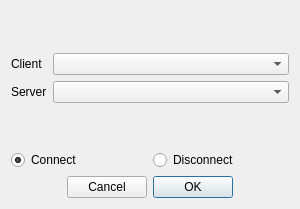
<?xml version="1.0" encoding="UTF-8"?>
<ui version="4.0">
 <class>Dialog</class>
 <widget class="QDialog" name="Dialog">
  <property name="geometry">
   <rect>
    <x>0</x>
    <y>0</y>
    <width>300</width>
    <height>209</height>
   </rect>
  </property>
  <property name="windowTitle">
   <string>Manage Flows</string>
  </property>
  <layout class="QGridLayout" name="gridLayout">
   <item row="0" column="0">
    <layout class="QVBoxLayout" name="full_layout" stretch="3">
     <item>
      <layout class="QFormLayout" name="form_layout">
       <property name="formAlignment">
        <set>Qt::AlignLeading|Qt::AlignLeft|Qt::AlignVCenter</set>
       </property>
       <item row="0" column="0">
        <widget class="QLabel" name="switch_label">
         <property name="text">
          <string>Client</string>
         </property>
        </widget>
       </item>
       <item row="0" column="1">
        <widget class="QComboBox" name="client_box"/>
       </item>
       <item row="1" column="0">
        <widget class="QLabel" name="type_label">
         <property name="text">
          <string>Server</string>
         </property>
        </widget>
       </item>
       <item row="1" column="1">
        <widget class="QComboBox" name="server_box"/>
       </item>
      </layout>
     </item>
    </layout>
   </item>
   <item row="2" column="0">
    <widget class="QDialogButtonBox" name="button_box">
     <property name="layoutDirection">
      <enum>Qt::RightToLeft</enum>
     </property>
     <property name="orientation">
      <enum>Qt::Horizontal</enum>
     </property>
     <property name="standardButtons">
      <set>QDialogButtonBox::Cancel|QDialogButtonBox::Ok</set>
     </property>
     <property name="centerButtons">
      <bool>true</bool>
     </property>
    </widget>
   </item>
   <item row="1" column="0">
    <layout class="QHBoxLayout" name="checkbox_layout">
     <item>
      <widget class="QRadioButton" name="connect_btn">
       <property name="text">
        <string>Connect</string>
       </property>
       <property name="checked">
        <bool>true</bool>
       </property>
      </widget>
     </item>
     <item>
      <widget class="QRadioButton" name="disconnect_btn">
       <property name="text">
        <string>Disconnect</string>
       </property>
       <property name="checked">
        <bool>false</bool>
       </property>
      </widget>
     </item>
    </layout>
   </item>
  </layout>
 </widget>
 <resources/>
 <connections>
  <connection>
   <sender>button_box</sender>
   <signal>accepted()</signal>
   <receiver>Dialog</receiver>
   <slot>accept()</slot>
   <hints>
    <hint type="sourcelabel">
     <x>260</x>
     <y>284</y>
    </hint>
    <hint type="destinationlabel">
     <x>157</x>
     <y>274</y>
    </hint>
   </hints>
  </connection>
  <connection>
   <sender>button_box</sender>
   <signal>rejected()</signal>
   <receiver>Dialog</receiver>
   <slot>reject()</slot>
   <hints>
    <hint type="sourcelabel">
     <x>260</x>
     <y>290</y>
    </hint>
    <hint type="destinationlabel">
     <x>286</x>
     <y>274</y>
    </hint>
   </hints>
  </connection>
 </connections>
</ui>
